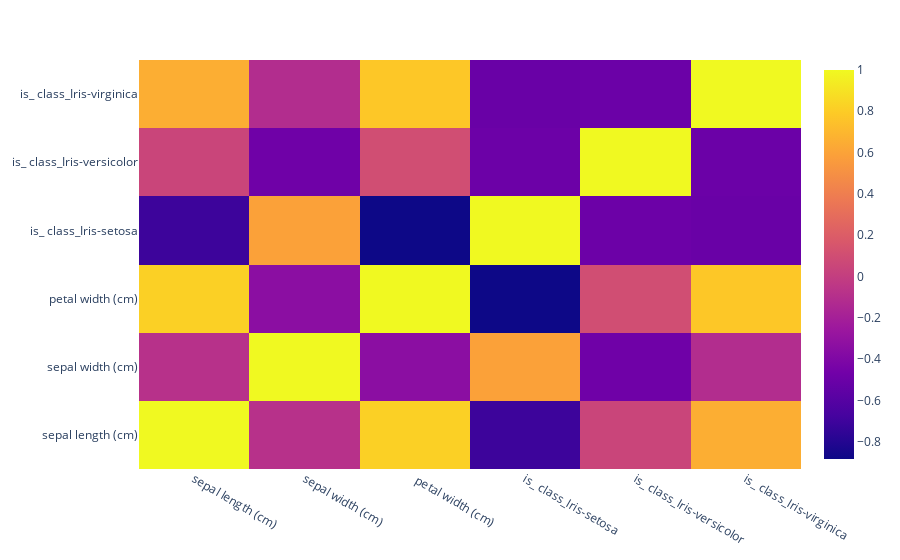

The cell this chart's notebook holds for it:
### Code cell
# Prepare data for training with input rust functions expect
label_col = 2

# Normalize columns
# labels = encoded.iloc[:, label_col]
# max_per_col = encoded.abs().max().replace(0,1)
# encoded = (encoded / max_per_col)
# encoded.iloc[:, label_col] = labels

train_data, test_data = split_train_test(encoded, 0.9, True)

# Remove any encoded data of the same class
train_data_features = train_data.copy()
remove_encoded_category_data_and_label(train_data_features, feature_to_encoded_cols, label_col)

train_data_features_list = train_data_features.values.tolist()

# Data Correlation
corr = train_data_features.corr()
fig = px.imshow(corr, aspect="auto", origin='lower')
fig.show()

# Get labels
train_data_labels = train_data.iloc[:, label_col].values.tolist()
train_data_features

### Figure 1 — Plotly figure (JSON) as saved in the notebook; plotly's stock layout.template omitted (floating-point values rounded to 4 significant figures)
{"data": [{"coloraxis": "coloraxis", "hovertemplate": "x: %{x}<br>y: %{y}<br>color: %{z}<extra></extra>", "name": "0", "type": "heatmap", "x": ["sepal length (cm)", "sepal width (cm)", " petal width (cm)", "is_ class_Iris-setosa", "is_ class_Iris-versicolor", "is_ class_Iris-virginica"], "xaxis": "x", "y": ["sepal length (cm)", "sepal width (cm)", " petal width (cm)", "is_ class_Iris-setosa", "is_ class_Iris-versicolor", "is_ class_Iris-virginica"], "yaxis": "y", "z": [[1, -0.08521, 0.8178, -0.7065, 0.04652, 0.6567], [-0.08521, 1, -0.3403, 0.5912, -0.4787, -0.1146], [0.8178, -0.3403, 1, -0.8841, 0.1026, 0.7779], [-0.7065, 0.5912, -0.8841, 1, -0.4917, -0.5084], [0.04652, -0.4787, 0.1026, -0.4917, 1, -0.4999], [0.6567, -0.1146, 0.7779, -0.5084, -0.4999, 1]]}], "layout": {"coloraxis": {"colorscale": [[0, "#0d0887"], [0.1111, "#46039f"], [0.2222, "#7201a8"], [0.3333, "#9c179e"], [0.4444, "#bd3786"], [0.5556, "#d8576b"], [0.6667, "#ed7953"], [0.7778, "#fb9f3a"], [0.8889, "#fdca26"], [1, "#f0f921"]]}, "margin": {"t": 60}, "xaxis": {"anchor": "y", "domain": [0, 1]}, "yaxis": {"anchor": "x", "autorange": true, "domain": [0, 1]}}}
